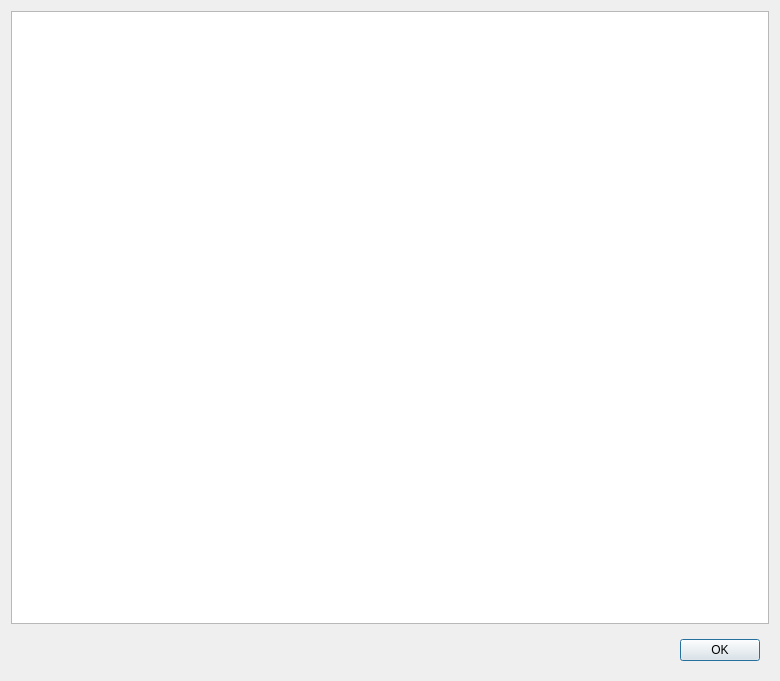
<?xml version="1.0" encoding="UTF-8"?>
<ui version="4.0">
 <class>picturePreview</class>
 <widget class="QDialog" name="picturePreview">
  <property name="geometry">
   <rect>
    <x>0</x>
    <y>0</y>
    <width>780</width>
    <height>681</height>
   </rect>
  </property>
  <property name="windowTitle">
   <string>Dialog</string>
  </property>
  <layout class="QVBoxLayout" name="verticalLayout">
   <item>
    <widget class="QTextBrowser" name="textBrowser"/>
   </item>
   <item>
    <widget class="QFrame" name="frame">
     <property name="sizePolicy">
      <sizepolicy hsizetype="Preferred" vsizetype="Preferred">
       <horstretch>0</horstretch>
       <verstretch>0</verstretch>
      </sizepolicy>
     </property>
     <property name="minimumSize">
      <size>
       <width>0</width>
       <height>20</height>
      </size>
     </property>
     <property name="layoutDirection">
      <enum>Qt::LayoutDirection::RightToLeft</enum>
     </property>
     <property name="frameShape">
      <enum>QFrame::Shape::NoFrame</enum>
     </property>
     <property name="frameShadow">
      <enum>QFrame::Shadow::Raised</enum>
     </property>
     <layout class="QHBoxLayout" name="horizontalLayout">
      <item>
       <widget class="QPushButton" name="pushButton">
        <property name="text">
         <string>OK</string>
        </property>
       </widget>
      </item>
      <item>
       <spacer name="horizontalSpacer">
        <property name="orientation">
         <enum>Qt::Orientation::Horizontal</enum>
        </property>
        <property name="sizeHint" stdset="0">
         <size>
          <width>633</width>
          <height>20</height>
         </size>
        </property>
       </spacer>
      </item>
     </layout>
    </widget>
   </item>
  </layout>
 </widget>
 <resources/>
 <connections/>
</ui>
